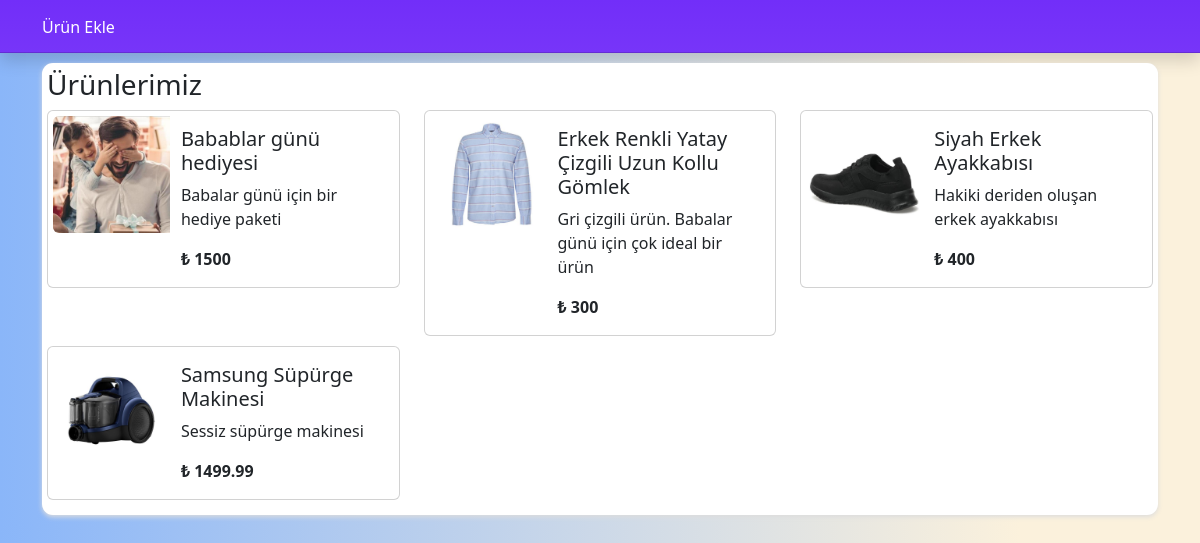
The page / on the database its author committed.
### tables this page shows
CREATE TABLE `image` (
  `id_image` int(5) NOT NULL,
  `id_product` int(5) NOT NULL,
  `cover` int(1) NOT NULL DEFAULT 1
);

CREATE TABLE `product` (
  `id_product` int(5) NOT NULL,
  `name` varchar(128) NOT NULL,
  `price` float NOT NULL,
  `description` text NOT NULL,
  `description_long` text NOT NULL,
  `bundle` varchar(128) DEFAULT NULL,
  `btotal` int(1) NOT NULL DEFAULT 0,
  `stock` int(5) NOT NULL,
  `date_add` datetime NOT NULL DEFAULT current_timestamp(),
  `date_upd` datetime NOT NULL DEFAULT current_timestamp()
);

### controller/page.php (called while the page is built)
<?php
Class Page {
	public static function createPage($name, $title)
	{
		include('view/header.php');
		include('view/'.$name.'.php');
		include('view/footer.php');
	}
}

### index.php (called while the page is built)
<?php
	include('controller/config.php');
	$page->createPage('index', 'Ana Sayfa');
?>

### controller/tools.php (called while the page is built, shortened)
<?php
Class Tools
{
	public static function getQuery($table,  $where) {
		global $db;
		return $db->query('SELECT * FROM '.$table.' WHERE '.$where.'')->fetchAll();
	}
}

### model/function.php (the view, shortened to what this page needs)
<?php
Class Functions
{
	public static function getProducts()
	{
		$getProduct	= Tools::getQuery('product p LEFT JOIN image i ON p.id_product = i.id_product','i.cover = 1 ORDER BY p.id_product DESC');
		$html = '';
		foreach ($getProduct as $product)
		{
			$html .= '
			<div class="col-12 col-sm-6 col-md-4 productList">
				<div class="card" aria-hidden="true">
				  <div class="row g-0">
					<div class="col-md-4 col-4 productImage">
					<a href="product.php?product='.$product['id_product'].'">
					  <img class="rounded-start" src="img/'.$product['id_image'].'.jpg" alt="'.$product['name'].'" />
					</a>
					</div>
					<div class="col-md-8 col-8">
					  <div class="card-body">
						<h5 class="card-title">'.$product['name'].'</h5>
						<p class="card-text">'.substr($product['description'], 0,80).'</p>
						<p class="card-text"><b>₺ '.$product['price'].'</b></p>
					  </div>
					</div>
				  </div>
				</div>
			</div>
			';
		}
		echo $html;
	}
}

### view/header.php (shortened to what this page needs)
<!doctype html>
<html lang="en">
  <head>
    <link href="https://cdn.jsdelivr.net/npm/bootstrap@5.2.0-beta1/dist/css/bootstrap.min.css" rel="stylesheet">
    <link href="view/css/font-awesome.min.css" rel="stylesheet">
    <link href="view/css/style.css" rel="stylesheet">
  </head>
  <body>
    <div class="container-fulled">
		<header>
			<nav>
			<div class="container">
				<a href="addproduct.php">Ürün Ekle</a>
			</div>
			</nav>
		</header>
	</div>
	<div class="container">

### view/index.php
<div class="main">
	<h3>Ürünlerimiz</h3>
	<div class="row"><?php Functions::getProducts(); ?></div>
</div>

### view/footer.php (shortened to what this page needs)
</div>
  </body>
</html>

### view/css/style.css (style rules this page uses)
:root { --navone: #722ef9; --navtwo: #7735f9; --bodyTop: #8ab6f9; --bodyBottom: #fbf1dc; --black: #000; --white: #fff; }
a { text-decoration: none }
nav { color:#fff;padding: .92rem 0;background-color: transparent;background-image: linear-gradient(to bottom, var(--navone), var(--navtwo));box-shadow: 0 0.5rem 1rem rgba(0,0,0,0.15),inset 0 -1px 0 rgba(0,0,0,0.15); }
nav a { color: var(--white); }
.main { background: var(--white);margin-top: 10px;border-radius: 11px;padding: 5px 5px;box-shadow: 0px 2px 5px #ddd;margin-bottom: 10px; }
.productList { margin-bottom:10px; }
img.rounded-start { width:100%;height:auto;margin: 5px; }
.productImage { position:relative }
@media (min-width:768px) { body { background: linear-gradient(90deg, var(--bodyTop), var(--bodyBottom) 85%);height: 100h } }

### rows shown on the page
image: shows a picture, id_product.name "Babablar günü hediyesi", id_product.description "Babalar günü için bir hediye paketi", id_product.price "1500"
image: shows a picture, id_product.name "Erkek Renkli Yatay Çizgili Uzun Kollu Gömlek", id_product.description "Gri çizgili ürün. Babalar günü için çok ideal bir ürün", id_product.price "300"
image: shows a picture, id_product.name "Siyah Erkek Ayakkabısı", id_product.description "Hakiki deriden oluşan erkek ayakkabısı", id_product.price "400"
image: shows a picture, id_product.name "Samsung Süpürge Makinesi", id_product.description "Sessiz süpürge makinesi", id_product.price "1499.99"
